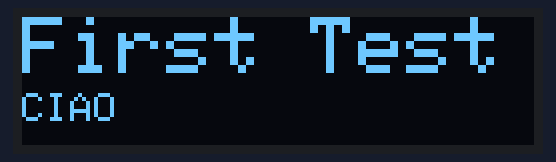
Bench run of a sketch on a simulated Arduino Uno, built with avr-gcc and run on an emulated ATmega328P. Shown: 128×32 one-colour display.

Above: at 1.1 s.

The sketch:

bargraph.ino
```cpp
/*

  The purpose of this program is to test and demonstrate the display performance of the 128 x 64 display

  Code will be used to display a bar graph from measured input voltage or random number
  The display is a Balance world Inc 0.96" Inch Yellow and Blue I2c IIC Serial 128x64 Oled LCD Oled LED Module for
  Arduino Display 51 Msp420 Stim32 SCR


  This could tested with a Mega but should work with an UNO

  Kasprzak (c) 2015

  Pin connections
  Arduino   device
  A0    Voltage read (5K pot across +5, and ground)
  A1
  A2
  A3
  A4    SDA (if no SDA pin)
  A5    SCL (if not SCL pin)
  1
  2
  3
  4
  5
  6
  7
  8
  9
  10
  11
  12
  13
  SDA   SDA
  SLC   SLC

  Graphics Libraries
  https://github.com/adafruit/Adafruit-GFX-Library
  https://github.com/adafruit/Adafruit_SSD1306

  display
  http://www.amazon.com/Balance-world-Yellow-Arduino-Display/dp/B00ZI01RO0/ref=sr_1_1?ie=UTF8&qid=1448860339&sr=8-1&keywords=balance+world+.96


*/

#include <SPI.h>
#include <Wire.h>

#include <Adafruit_SSD1306.h>

#define OLED_RESET 4
Adafruit_SSD1306 Display(OLED_RESET);

int r = 0;
int i = 0;

void setup()   {


  Display.begin(SSD1306_SWITCHCAPVCC, 0x3C);  // initialize with the I2C addr 0x3C (for the 128x32)

  // i'll follow the license agreement and display the Adafruit logo
  // and since they were nice enough to supply the libraries
  Display.clearDisplay();
  Display.display();
  delay (1000);

  DrawTitles();

}


void loop() {

  // get some dummy data to display
  // now that the display is build, display it...
  Display.display();

}


void DrawTitles(void) {

  Display.setTextSize(2);
  Display.setTextColor(WHITE);
  Display.setCursor(0, 0);
  Display.println("First Test");

  Display.setTextSize(1);
  Display.setTextColor(WHITE);
  Display.setCursor(0, 19);
  //Display.println("Measured Volts");
  Display.println("CIAO");
  //Display.display();

}
```
